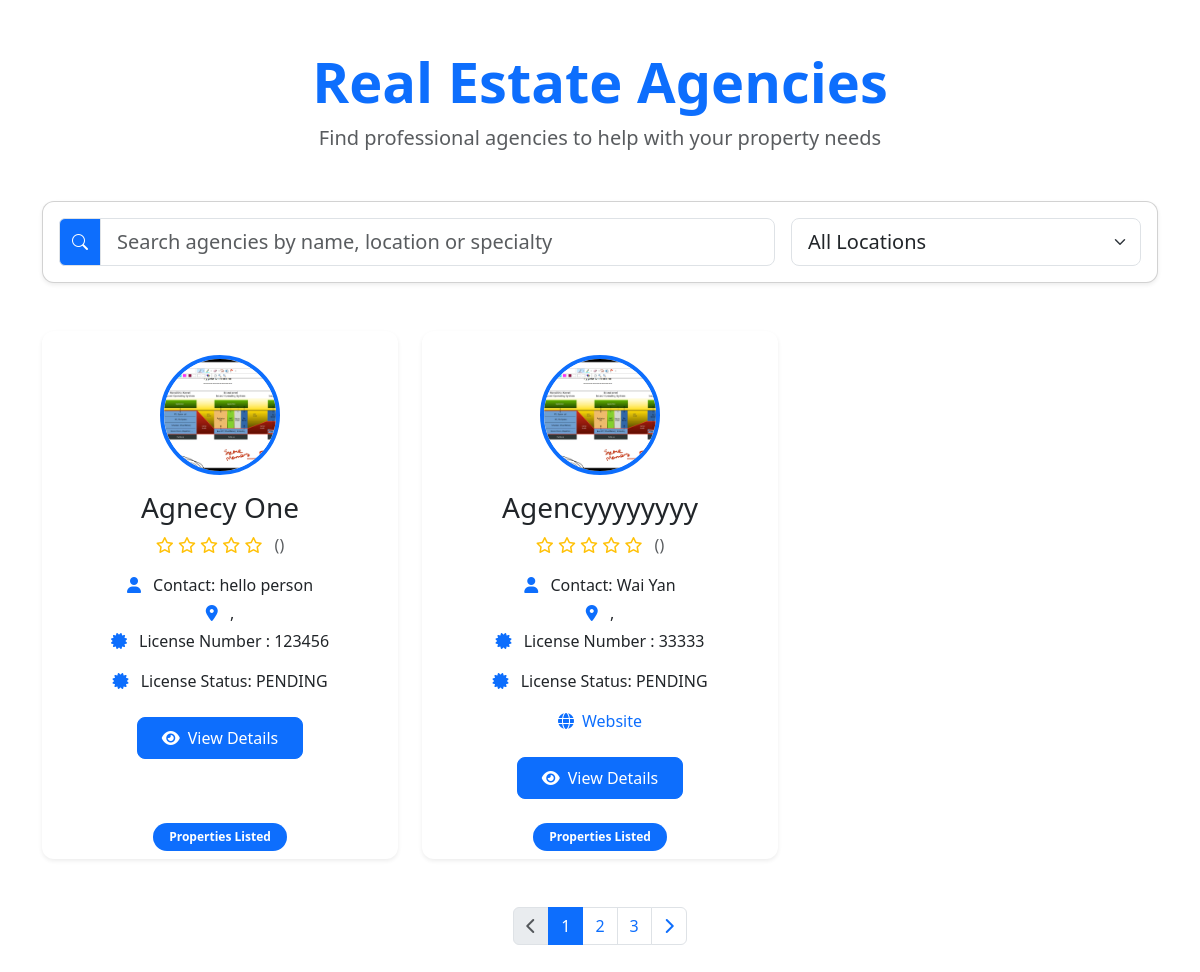
Before: /agency/ with the older database file.
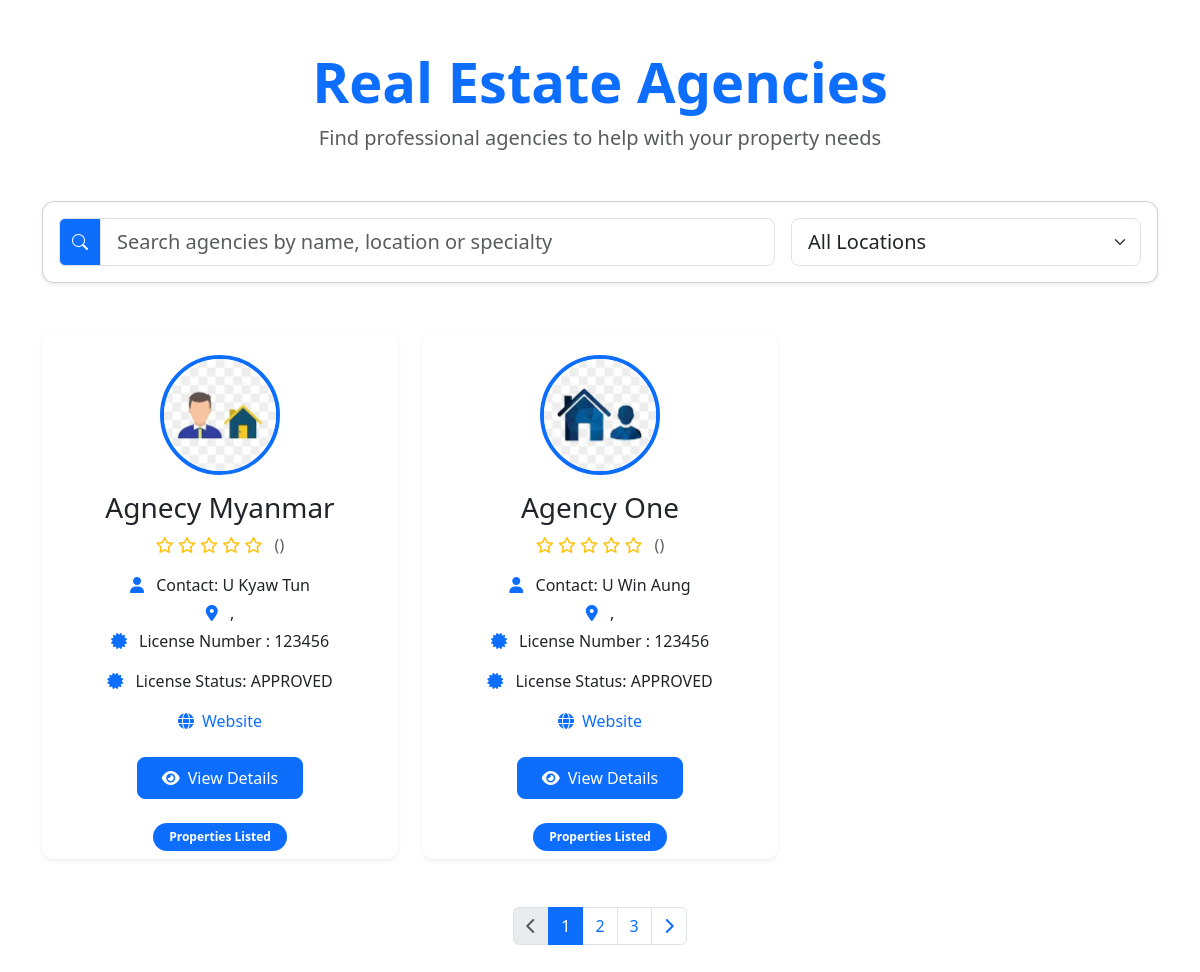
After: the same page with the newer database file.
### myapp/models.py (models this page shows, shortened)
class AgencyProfile(models.Model):
    LICENSE_STATUS = [
        ('PENDING','Pending'),
        ('APPROVED','Approved'),
        ('REJECT','Reject'),
    ]
    user = models.OneToOneField(CustomUser, on_delete=models.CASCADE, related_name='agency_profile')
    agency_name = models.CharField(max_length=100)
    phone = models.CharField(max_length=15,blank=True,null=True)
    email = models.EmailField(blank=True,null=True)
    contact_person = models.CharField(max_length=100)
    license_number = models.CharField(max_length=50, blank=True)
    license_status = models.CharField(max_length=20,choices=LICENSE_STATUS,default='PENDING')
    address = models.TextField(blank=True)
    website = models.URLField(blank=True)
    agency_logo = models.ImageField(upload_to='agency_logos/', blank=True)

### myapp/views.py (the view)
# urls.py: path('agency/',views.AgencyView.as_view(),name='agency'),
class AgencyView(View):
    def get(self, request):
        agency_user = CustomUser.objects.filter(role='AGENCY')
        print(agency_user)
        agencies = AgencyProfile.objects.filter(user__in=agency_user)
        context = {'agencies': agencies}
        return render(request, 'agency.html', context)

### myapp/models.py (called while the page is built)
    def __str__(self):
        return f"{self.username} ({self.get_role_display()})"

### templates/agency.html (shortened to what this page needs)
{% extends 'base.html' %}
{% load static %}
{% block content %}
<div class="container py-5">
    <div class="text-center mb-5">
        <h1 class="fw-bold display-4 text-primary">Real Estate Agencies</h1>
        <p class="lead text-muted">Find professional agencies to help with your property needs</p>
    </div>
    <div class="card shadow-sm mb-5">
        <div class="card-body">
            <div class="row g-3">
                <div class="col-md-8">
                    <div class="input-group">
                        <span class="input-group-text bg-primary text-white">
                            <i class="bi bi-search"></i>
                        </span>
                        <input type="text" class="form-control form-control-lg" placeholder="Search agencies by name, location or specialty">
                    </div>
                </div>
                <div class="col-md-4">
                    <select class="form-select form-select-lg">
                        <option selected>All Locations</option>
                    </select>
                </div>
            </div>
        </div>
    </div>
    <div class="row row-cols-1 row-cols-md-2 row-cols-lg-3 g-4">
        {% for agency in agencies %}
        <div class="col">
            <div class="card h-100 shadow-sm border-0">
                <div class="text-center pt-4">
                    {% if agency.agency_logo %}
                    <img src="{{ agency.agency_logo.url }}"
                         class="img-fluid rounded-circle border border-4 border-primary"
                         alt="{{ agency.agency_name }} Logo"
                         style="width: 120px; height: 120px; object-fit: cover;">
                    {% else %}
                    <div class="rounded-circle border border-4 border-primary d-flex align-items-center justify-content-center mx-auto"
                         style="width: 120px; height: 120px; background-color: #e9ecef;">
                        <span class="text-muted fs-4">{{ agency.agency_name|slice:":1" }}</span>
                    </div>
                    {% endif %}
                </div>
                <div class="card-body text-center">
                    <h3 class="card-title mb-2">{{ agency.agency_name }}</h3>
                    <div class="d-flex justify-content-center mb-3">
                        <div class="text-warning">
                            {% for i in "12345" %}
                                {% if forloop.counter <= agency.rating %}
                                    <i class="fas fa-star"></i>
                                {% else %}
                                    <i class="far fa-star"></i>
                                {% endif %}
                            {% endfor %}
                            <span class="text-muted ms-2">({{ agency.review_count }})</span>
                        </div>
                    </div>
                    <p class="card-text mb-1">
                        <i class="fas fa-user text-primary me-2"></i>
                        Contact: {{ agency.contact_person }}
                    </p>
                    <p class="card-text mb-1">
                        <i class="fas fa-map-marker-alt text-primary me-2"></i>
                        {{ agency.city }}, {{ agency.region }}
                    </p>
                    <p class="card-text mb-3">
                        <i class="fas fa-certificate text-primary me-2"></i>
                        License Number : {{ agency.license_number }}
                    </p>
                    <p class="card-text mb-3">
                        <i class="fas fa-certificate text-primary me-2"></i>
                        License Status: {{ agency.license_status }}
                    </p>
                    {% if agency.website %}
                    <p class="card-text">
                        <a href="{{ agency.website }}" target="_blank" class="text-decoration-none">
                            <i class="fas fa-globe text-primary me-2"></i>Website
                        </a>
                    </p>
                    {% endif %}
                    <div class="mt-4">
                        <a href="{% url 'agency_detail' agency.id %}" class="btn btn-primary px-4">
                            <i class="fas fa-eye me-2"></i>View Details
                        </a>
                    </div>
                </div>
                <div class="card-footer bg-transparent border-0 text-center">
                    <div class="d-flex justify-content-center">
                        <span class="badge bg-primary rounded-pill px-3 py-2">
                            {{ agency.property_count }} Properties Listed
                        </span>
                    </div>
                </div>
            </div>
        </div>
        {% endfor %}
    </div>
    <nav class="mt-5" aria-label="Agency pagination">
        <ul class="pagination justify-content-center">
            <li class="page-item disabled">
                <a class="page-link" href="#" tabindex="-1" aria-disabled="true">
                    <i class="fas fa-chevron-left"></i>
                </a>
            </li>
            <li class="page-item active"><a class="page-link" href="#">1</a></li>
            <li class="page-item"><a class="page-link" href="#">2</a></li>
            <li class="page-item"><a class="page-link" href="#">3</a></li>
            <li class="page-item">
                <a class="page-link" href="#">
                    <i class="fas fa-chevron-right"></i>
                </a>
            </li>
        </ul>
    </nav>
</div>
{% endblock content %}

### templates/base.html (shortened to what this page needs)
<!DOCTYPE html>
<html lang="en">
<head>
  <link href="https://cdn.jsdelivr.net/npm/bootstrap-icons@1.10.5/font/bootstrap-icons.css" rel="stylesheet">
    <link href="https://cdn.jsdelivr.net/npm/bootstrap@5.3.2/dist/css/bootstrap.min.css" rel="stylesheet">
    <link href="https://cdnjs.cloudflare.com/ajax/libs/font-awesome/6.4.0/css/all.min.css" rel="stylesheet">
</head>
<body>
<div aria-live="polite" aria-atomic="true" class="position-relative">
  <div class="toast-container top-0 end-0 p-3">
  </div>
</div>
<div >
    {% block content %}{% endblock %}
</div>
</body>
</html>

### templates/base.html (style rules this page uses)
.form-select { border-radius: 8px; border: 1px solid #dee2e6; padding: 0.5rem 1rem; transition: all 0.3s ease; }
.btn-primary { padding: 0.5rem; border-radius: 8px; }
.card { border-radius: 12px; overflow: hidden; transition: transform 0.2s; }

Changed rows visible on the page:
changed AgencyProfile: agency_logo: a different picture; agency_name "Agnecy One" → "Agnecy Myanmar"; contact_person "hello person" → "U Kyaw Tun"; license_status "PENDING" → "APPROVED"; now shows "Website"
changed AgencyProfile: agency_logo: a different picture; agency_name "Agencyyyyyyyy" → "Agency One"; contact_person "Wai Yan" → "U Win Aung"; license_number "33333" → "123456"; license_status "PENDING" → "APPROVED"
